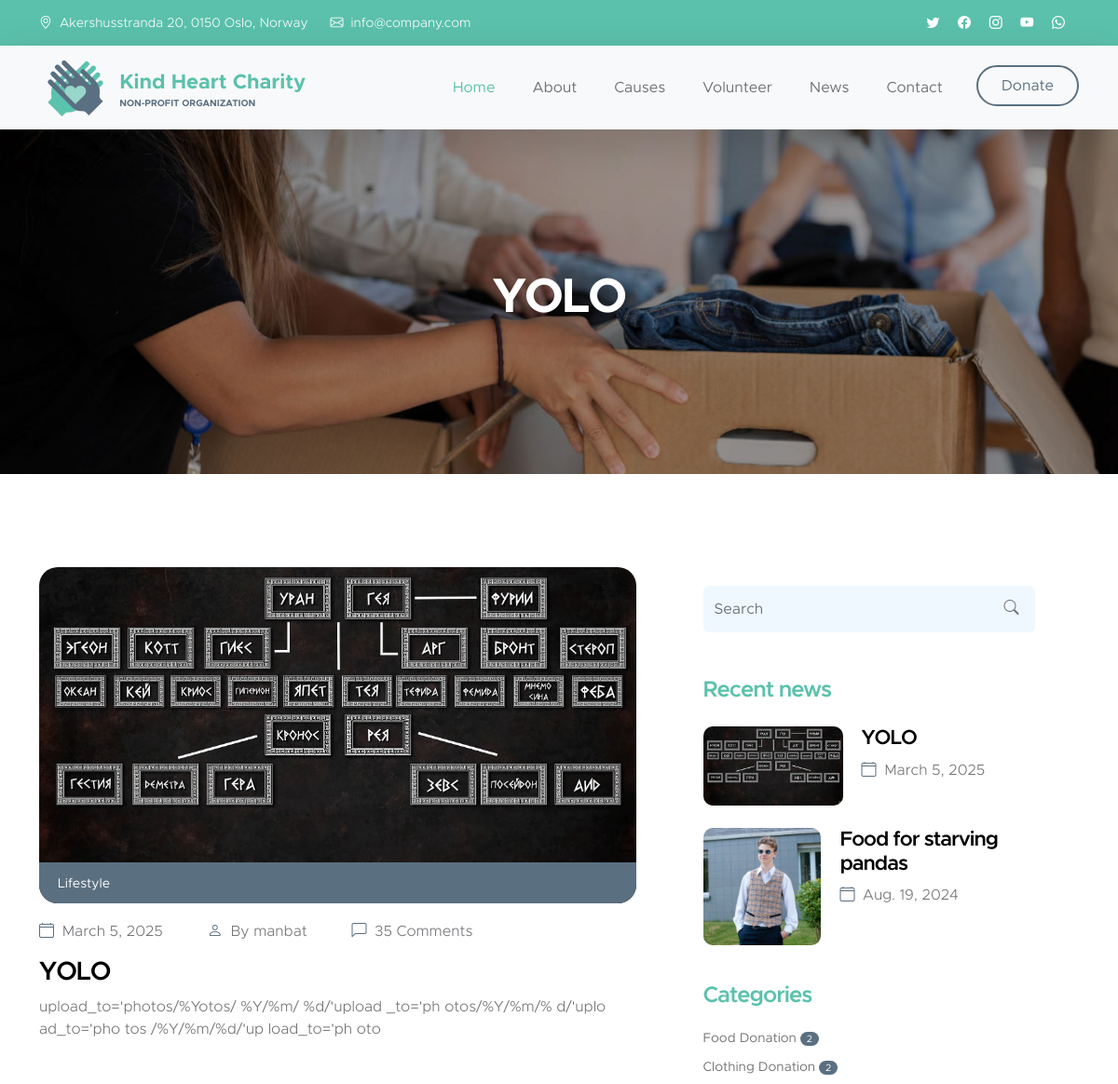
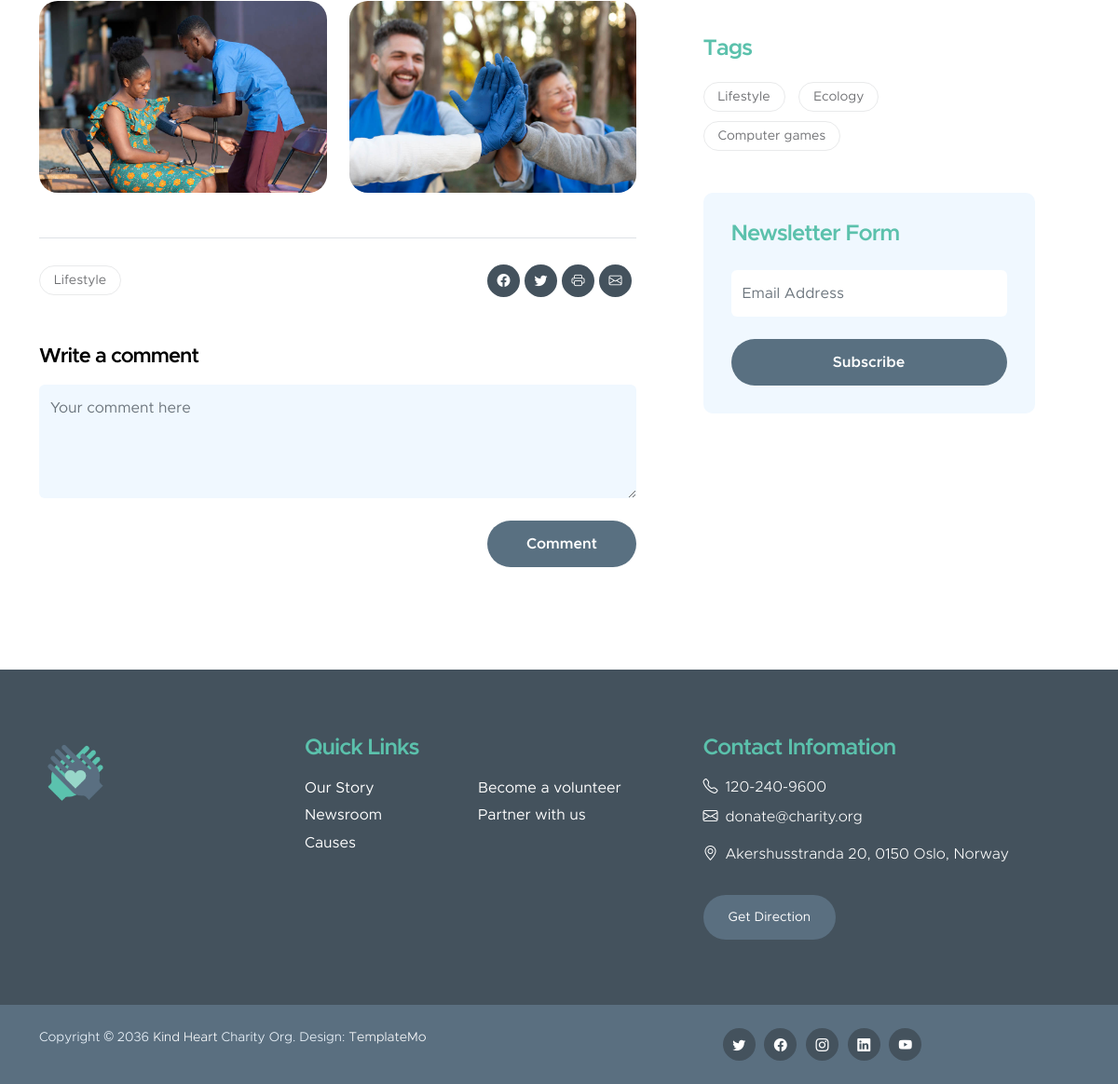
The page /article/yolo on the database its author committed (2 pictures, top to bottom).
### charity/models.py (models this page shows, shortened)
class Article(models.Model):
    img = models.ImageField()
    tags = models.ManyToManyField('Tag')
    categories = models.ManyToManyField('Category', related_name='articles_amount')
    title = models.CharField(max_length=40)
    date = models.DateField(auto_now_add=True)
    content = models.TextField()
    author = models.ForeignKey(settings.AUTH_USER_MODEL, on_delete=models.CASCADE, null=True)
    slug = models.SlugField(unique=True)
    def get_absolute_url(self):
        return reverse('article', kwargs={"article_slug": self.slug})

class Tag(models.Model):
    name = models.CharField(max_length=20)
    slug = models.SlugField()
    def __str__(self):
        return self.name
    def get_absolute_url(self):
        return reverse('tag', kwargs={"tag_slug": self.slug})

class Category(models.Model):
    name = models.CharField(max_length=20)
    slug = models.SlugField()
    def post_count(self):
        return self.articles_amount.count()
    def get_absolute_url(self):
        return reverse('category', kwargs={"category_slug": self.slug})
    class Meta:
        verbose_name = 'Category'
        verbose_name_plural = 'Categories'

### charity/views.py (the view)
# urls.py: path('article/<slug:article_slug>', ShowArticle.as_view(), name='article'),
class ShowArticle(BaseContextMixin, DetailView):
    model = Article
    template_name = 'news-detail.html'
    slug_url_kwarg = 'article_slug'
    context_object_name = 'article'
    def get_context_data(self, **kwargs) -> dict[str, Any]:
        context = super().get_context_data(**kwargs)
        context['articles'] = Article.objects.all()[:3]
        return context

### templates/news-detail.html (shortened to what this page needs)
{% extends "base_news_bar.html" %}
{% block post %}
<div class="col-lg-7 col-12">
    <div class="news-block">
        <div class="news-block-top">
            <img src='{{article.img.url}}' class="news-image img-fluid" alt="">
            <div class="news-category-block">
                    {% for tag in article.tags.all %}
                <a href="#" class="category-block-link">
                    {{ tag }}
                </a>
                    {% endfor %}
            </div>
        </div>
        <div class="news-block-info">
            <div class="d-flex mt-2">
            <div class="news-block-date">
                <p>
                    <i class="bi-calendar4 custom-icon me-1"></i>
                    {{ article.date }}
                </p>
            </div>
            <div class="news-block-author mx-5">
                <p>
                    <i class="bi-person custom-icon me-1"></i>
                    By {{ article.author.username }}
                </p>
            </div>
            <div class="news-block-comment">
                <p>
                    <i class="bi-chat-left custom-icon me-1"></i>
                    35 Comments
                </p>
            </div>
        </div>
        <div class="news-block-title mb-2">
            <h4>{{ article.title }}</h4>
        </div>
            <div class="news-block-body">
                <p>{{ article.content }}</p>
            </div>
            <div class="row mt-5 mb-4">
                <div class="col-lg-6 col-12 mb-4 mb-lg-0">
                    <img src="images/news/africa-humanitarian-aid-doctor.jpg" class="news-detail-image img-fluid" alt="">
                </div>
                <div class="col-lg-6 col-12">
                    <img src="images/news/close-up-happy-people-working-together.jpg" class="news-detail-image img-fluid" alt="">
                </div>
            </div>
            <div class="social-share border-top mt-5 py-4 d-flex flex-wrap align-items-center">
                <div class="tags-block me-auto">
                    {% for tag in article.tags.all %}
                        <a href="{{ tag.get_absolute_url }}" class="tags-block-link">
                            {{ tag }}
                        </a>
                    {% endfor %}
                </div>
                <div class="d-flex">
                    <a href="#" class="social-icon-link bi-facebook"></a>
                    <a href="#" class="social-icon-link bi-twitter"></a>
                    <a href="#" class="social-icon-link bi-printer"></a>
                    <a href="#" class="social-icon-link bi-envelope"></a>
                </div>
            </div>
            <form class="custom-form comment-form mt-4" action="#" method="post" role="form">
                <h6 class="mb-3">Write a comment</h6>
                <textarea name="comment-message" rows="4" class="form-control" id="comment-message" placeholder="Your comment here"></textarea>
                <div class="col-lg-3 col-md-4 col-6 ms-auto">
                    <button type="submit" class="form-control">Comment</button>
                </div>
            </form>
        </div>
    </div>
</div>
{% endblock %}

### templates/base_news_bar.html (shortened to what this page needs)
{% extends "base.html" %}
{% block main %}
        <main>
            <section class="news-detail-header-section text-center">
                <div class="section-overlay"></div>
                <div class="container">
                    <div class="row">
                        <div class="col-lg-12 col-12">
                            {% if article %}
                            <h1 class="text-white">{{ article.title }}</h1>
                            {% else %}
                            <h1 class="text-white">News</h1>
                            {% endif %}
                        </div>
                    </div>
                </div>
            </section>
            <section class="news-section section-padding">
                <div class="container">
                    <div class="row">
                        {% block post %}
                        {% endblock %}
                        <div class="col-lg-4 col-12 mx-auto mt-4 mt-lg-0">
                            <form class="custom-form search-form" action="{% url 'search' %}" method="post" role="form">
                                <input class="form-control" type="search" placeholder="Search" aria-label="Search" name="search">
                                <button type="submit" class="form-control">
                                    <i class="bi-search"></i>
                                </button>
                            </form>
                            <h5 class="mt-5 mb-3">Recent news</h5>
                            {% for article in articles %}
                                <div class="news-block news-block-two-col d-flex mt-4">
                                    <div class="news-block-two-col-image-wrap">
                                        <a href="{{ article.get_absolute_url }}">
                                            <img src="{{ article.img.url }}" class="news-image img-fluid" alt="">
                                        </a>
                                    </div>
                                    <div class="news-block-two-col-info">
                                        <div class="news-block-title mb-2">
                                            <h6><a href="{{ article.get_absolute_url }}" class="news-block-title-link">{{ article.title }}</a></h6>
                                        </div>
                                        <div class="news-block-date">
                                            <p>
                                                <i class="bi-calendar4 custom-icon me-1"></i>
                                                {{ article.date }}
                                            </p>
                                        </div>
                                    </div>
                                </div>
                            {% endfor %}
                            <div class="category-block d-flex flex-column">
                                <h5 class="mb-3">Categories</h5>
                                {% for category in categories %}
                                <a href="{{ category.get_absolute_url }}" class="category-block-link">
                                    {{ category.name }}
                                    <span class="badge">{{ category.post_count }}</span>
                                </a>
                                {% endfor %}
                            </div>
                            <div class="tags-block">
                                <h5 class="mb-3">Tags</h5>
                                {% for tag in tags %}
                                <a href="{{ tag.get_absolute_url }}" class="tags-block-link">
                                    {{ tag.name }}
                                </a>
                                {% endfor %}
                            </div>
                            <form class="custom-form subscribe-form" action="#" method="post" role="form">
                                <h5 class="mb-4">Newsletter Form</h5>
                                <input type="email" name="subscribe-email" id="subscribe-email" pattern="[^ @]*@[^ @]*" class="form-control" placeholder="Email Address" required>
                                <div class="col-lg-12 col-12">
                                    <button type="submit" class="form-control">Subscribe</button>
                                </div>
                            </form>
                        </div>
                    </div>
                </div>
            </section>
        </main>
        {% endblock %}

### rows shown on the page
Article: title "YOLO", img (picture), date "March 5, 2025", author.username "manbat", content "upload_to='photos/%Yotos/ %Y/%m/ %d/'upload _to='ph otos/%Y/%m/% d/'uplo ad_to='pho tos /%Y/%m/%d/'up load_to='ph oto"
Tag: name "Lifestyle"
Article: img (picture), title "Food for starving pandas", date "Aug. 19, 2024"
Category: name "Food Donation", post_count "2"
Category: name "Clothing Donation", post_count "2"
Tag: name "Ecology"
Tag: name "Computer games"
